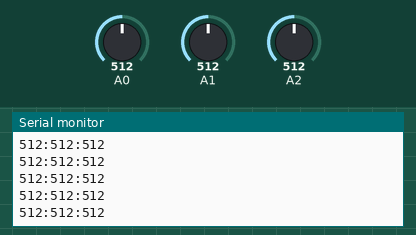
This sketch was run on a simulated Arduino Uno, built with avr-gcc and run on an emulated ATmega328P. Parts: the last lines printed to the serial monitor. The test bench sets the inputs (shaded band); at power-on: A2 = 512, A0 = 512, A1 = 512.

Above: at 8.7 s.
8.8 s: A2 set to 109
At 8.88 s:
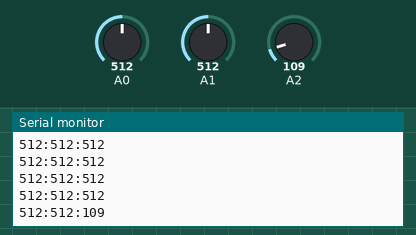
11.8 s: A2 set to 92
At 11.8 s:
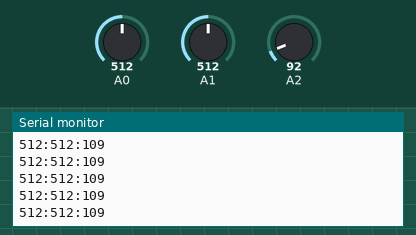
Timing chart, 0 to 14.3 s (numbered marks = the images above; inputs shaded):
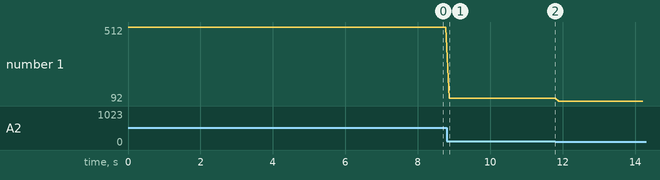

Measured:
- after the input at 8.8 s, the serial monitor: prints a new line after 0.07 s (image 1)
- plotted number 1: 512 → 109 after the input at 8.8 s, 109 → 92 after the input at 11.8 s

The sketch:

arduino_code.ino
```cpp
void setup() {
  // put your setup code here, to run once:
Serial.begin(9600);
}
int x,y,z;
void loop() {
  // put your main code here, to run repeatedly:
x=analogRead(A0);
y=analogRead(A1);
z=analogRead(A2);
Serial.print(x);
Serial.print(":");
Serial.print(y);
Serial.print(":");
Serial.print(z);
Serial.println();
delay(100);
}
```
